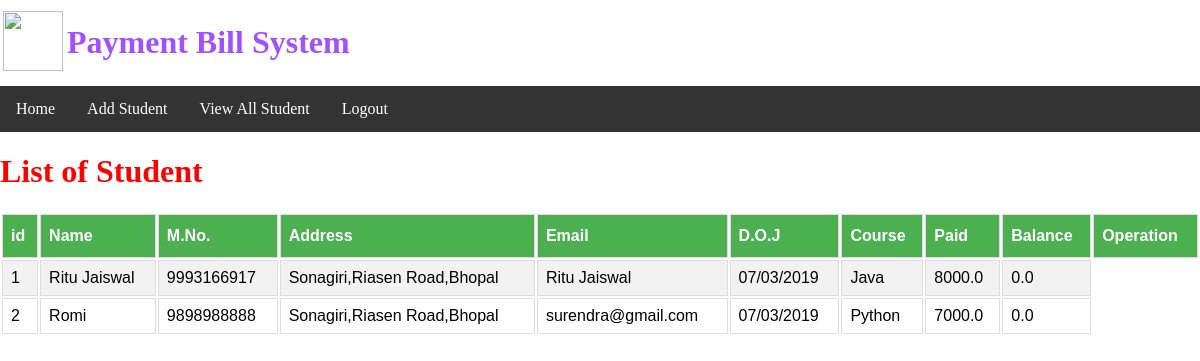
The page /viewallstudent (signed in) on the database its author committed.
### users/models.py (models this page shows)
class Student_Master(models.Model):
    name = models.TextField(max_length=20)
    email = models.TextField(max_length=30)
    mno = models.TextField(max_length=10)
    cid = models.IntegerField()
    bid = models.IntegerField()
    address = models.TextField()
    doj = models.TextField()
    paid = models.FloatField()
    balance = models.FloatField()
    course = models.TextField()

### users/views.py (the view)
# urls.py: path('viewallstudent', views.viewallstudent),
def viewallstudent(request):
    if request.session.has_key("aid"):
        bid = request.session['bid']
        students = Student_Master.objects.all().filter(bid=bid)
        return render(request, "viewallstudent.html", {"students": students})
    else:
        return render(request, "login.html")

### users/templates/viewallstudent.html (shortened to what this page needs)
<!DOCTYPE html>
<html>
<head lang="en">
    {% load staticfiles %}
    <link href="{% static 'style.css' %}" rel="stylesheet" type="text/css">
</head>
<body>
{% include 'header.html' %}
{% include 'accountant_menu.html' %}
<div style="width: 50%;">
    <h1 style="color: red">List of Student</h1>
</div>
<div id="customers">
    <table style="width: 100%">
        <tr>
            <th>id</th>
            <th>Name</th>
            <th>M.No.</th>
            <th>Address</th>
            <th>Email</th>
            <th>D.O.J</th>
            <th>Course</th>
            <th>Paid</th>
            <th>Balance</th>
            <th>Operation</th>
        </tr>
        {% for s in students %}
            <tr>
                <td>
                    {{ s.id }}
                </td>
                <td>
                    {{ s.name }}
                </td>
                <td>
                    {{ s.mno }}
                </td>
                <td>
                    {{ s.address }}
                </td>
                <td>
                    {{ s.email }}
                </td>
                <td>
                    {{ s.doj }}
                </td>
                <td>
                    {{ s.course }}
                </td>
                <td>
                    {{ s.paid }}
                </td>
                <td>
                    {{ s.balance }}
                </td>
            </tr>
        {% endfor %}
    </table>
</div>
</body>
</html>

### users/static/style.css (style rules this page uses)
body { padding: 0%; margin: 0%; }
#customers { font-family: "Trebuchet MS", Arial, Helvetica, sans-serif; border-collapse: collapse; width: 100%; }
#customers td, #customers th { border: 1px solid #ddd; padding: 8px; }
#customers tr:nth-child(even) { background-color: #f2f2f2; }
#customers th { padding-top: 12px; padding-bottom: 12px; text-align: left; background-color: #4CAF50; color: white; }

### rows shown on the page
Student_Master: id "1", name "Ritu Jaiswal", mno "9993166917", address "Sonagiri,Riasen Road,Bhopal", email "Ritu Jaiswal", doj "07/03/2019", course "Java", paid "8000.0", balance "0.0"
Student_Master: id "2", name "Romi", mno "9898988888", address "Sonagiri,Riasen Road,Bhopal", email "surendra@gmail.com", doj "07/03/2019", course "Python", paid "7000.0", balance "0.0"
